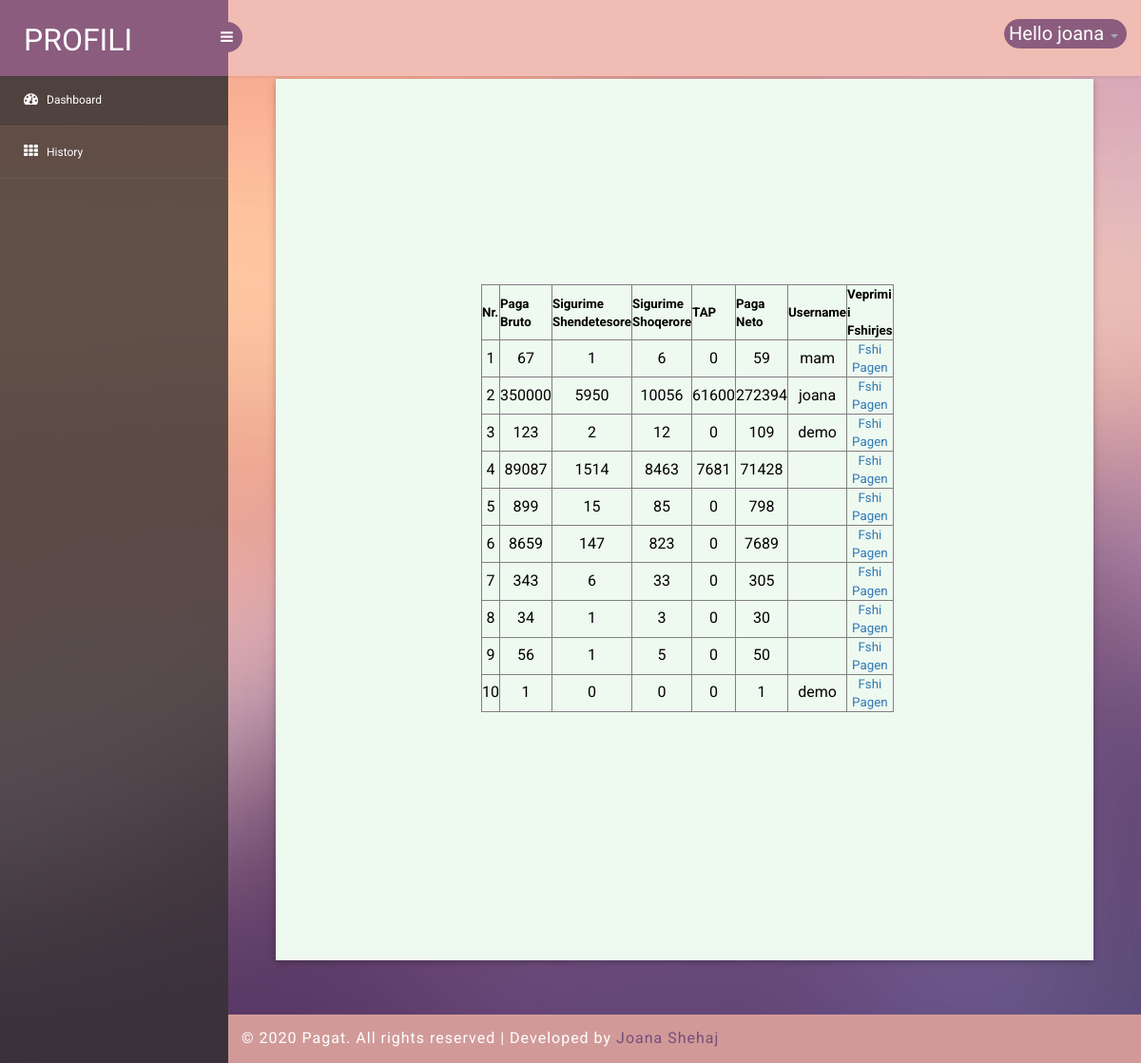
Page /Histori/Histori.php (signed in) on the committed database.
### tables this page shows
CREATE TABLE `llogaritjet` (
  `Id_paga` int(15) NOT NULL,
  `Paga_Bruto` int(50) NOT NULL,
  `Sigurime_Shendetesore` int(15) NOT NULL,
  `Sigurime_Shoqerore` int(15) NOT NULL,
  `TAP` int(15) NOT NULL,
  `Paga_Neto` int(50) NOT NULL,
  `username` varchar(50) NOT NULL
);

### Histori/Histori.php (the view, shortened to what this page needs)
<!DOCTYPE html>
<head>
<link rel="stylesheet" href="css/bootstrap.min.css" >
<link href="css/style.css" rel='stylesheet' type='text/css' />
<link href="css/style-responsive.css" rel="stylesheet"/>
<link rel="stylesheet" href="css/font.css" type="text/css"/>
<link href="css/font-awesome.css" rel="stylesheet">
<link rel="stylesheet" href="css/morris.css" type="text/css"/>
<link rel="stylesheet" href="css/monthly.css">
</head>
<body>
<form action="" method="Post">
<section id="container">
<header class="header fixed-top clearfix">
<div class="brand">
<a href="#" class="logo">
Profili
</a>
<div class="sidebar-toggle-box">
<div class="fa fa-bars"></div>
</div>
</div>
<div class="top-nav clearfix">
<ul class="nav pull-right top-menu">
<li class="dropdown">
<a data-toggle="dropdown" class="dropdown-toggle" href="#">
<span class="username" style="font-size: 20px;">
<?php
echo "Hello"." ".$_SESSION['username'];
?>
</span>
<b class="caret"></b>
</a>
</li>
</ul>
</div>
</header>
<aside>
<div id="sidebar" class="nav-collapse">
<div class="leftside-navigation">
<ul class="sidebar-menu" id="nav-accordion">
<li>
<a class="active" href="../index.php">
<i class="fa fa-dashboard"></i>
<span>Dashboard</span>
</a>
</li>
<li>
<?php
if($_SESSION['Tipi'] == 'Admin')
{
 echo ' <a href="Histori.php">
        <i class="fa fa-th"></i>
        <span>History</span>
        </a>';
}
?>
</li>
</ul>
</div>
</div>
</aside>
<section id="main-content">
<section class="wrapper">
<div class="row">
<div class="panel-body">
<div class="col-md-12 w3ls-graph">
<div class="agileinfo-grap">
<?php
$servername = "localhost";
$username = "root";
$password = "";
$dbname = "paga";
$conn = mysqli_connect($servername, $username, $password, $dbname);
$query = "Select * FROM llogaritjet";
$sql = mysqli_query($conn, $query);
echo "<table border='1' color:black align='center'>";
echo "<tr align='center'>
    <th style='color:black;font-size:smaller;'> Nr. </th>
    <th style='color:black;font-size:smaller;'>Paga Bruto</th>
    <th style='color:black;font-size:smaller;'> Sigurime Shendetesore </th>
    <th style='color:black;font-size:smaller;'> Sigurime Shoqerore</th>
    <th style='color:black;font-size:smaller;'>TAP</th>
    <th style='color:black;font-size:smaller;'>Paga Neto</th>
    <th style='color:black;font-size:smaller;'>Username</th>
    <th style='color:black;font-size:smaller;'>Veprimi i Fshirjes</th>
    </tr>";
$i=0;
while($row = mysqli_fetch_array($sql)){
    echo "<tr align='center'>
        <td style='color:black'>".++$i."</td>
        <td style='color:black'>".$row["Paga_Bruto"]."</td>
        <td style='color:black'>".$row["Sigurime_Shendetesore"]."</td>
        <td style='color:black'>".$row["Sigurime_Shoqerore"]."</td>
        <td style='color:black'>".$row["TAP"]."</td>
        <td style='color:black'>".$row["Paga_Neto"]."</td>
        <td style='color:black'>".$row["username"]."</td>
        <td style='color:black;font-size:smaller;'><a href='../Fshi/fshi.php?Id=".$row[0]."'>Fshi Pagen</td>
<tr>";
}
echo "</table>";
?>
    <br>
    <br>
</div>
</div>
</div>
</div>
</section>
<div class="footer">
<div class="wthree-copyright">
<p>© 2020 Pagat. All rights reserved | Developed by <a href="https://www.facebook.com/">Joana Shehaj</a></p>
</div>
</div>
</section>
</section>
</form>
</body>
</html>

### Histori/css/style.css (style rules this page uses)
ul, ol { margin: 0; }
p { margin: 0; }
html, body { font-family: 'Roboto', sans-serif; font-size: 100%; overflow-x: hidden; background: url(../images/bg.jpg) no-repeat 0px 0px; background-size:cover; }
body a { transition: 0.5s all ease; -webkit-transition: 0.5s all ease; -moz-transition: 0.5s all ease; -o-transition: 0.5s all ease; -ms-transition: 0.5s all ease; text-decoration:none; }
p { margin:0; }
ul,label { margin:0; padding:0; }
#sidebar { width:240px; height:100%; position:fixed; background:rgba(52, 48, 48, 0.78); -webkit-transition:all .3s ease-in-out; -moz-transition:all .3s ease-in-out; -o-transition:all .3s ease-in-out; transition:all .3s ease-in-out; }
#sidebar ul li { position: relative; }
.leftside-navigation,.right-stat-bar { height: 100%; }
ul.sidebar-menu,ul.sidebar-menu li ul.sub { margin:-2px 0 0; padding:0; }
ul.sidebar-menu { padding-top:80px; }
ul.sidebar-menu li { border-bottom:1px solid rgba(255,255,255,0.05); }
ul.sidebar-menu li a span { display:inline-block; }
ul.sidebar-menu li a { color:#fff; text-decoration:none; display:block; padding:18px 0 18px 25px; font-size:12px; outline:none; -webkit-transition:all 0.3s ease; -moz-transition:all 0.3s ease; -o-transition:all 0.3s ease; -ms-transition:all 0.3s ease; transition:all 0.3s ease; }
ul.sidebar-menu li a.active, ul.sidebar-menu li a:hover, ul.sidebar-menu li a:focus { background: rgba(40, 40, 46, 0.28); color: #fff; display: block; -webkit-transition: all 0.3s ease; -moz-transition: all 0.3s ease; -o-transition: all 0.3s ease; -ms-transition: all 0.3s ease; transition: all 0.3s ease; }
ul.sidebar-menu li a i { font-size:15px; padding-right:6px; }
ul.sidebar-menu li a.active i { color:#fff; }
#main-content { margin-left:240px; -webkit-transition:all .3s ease-in-out; -moz-transition:all .3s ease-in-out; -o-transition:all .3s ease-in-out; transition:all .3s ease-in-out; }
.footer { background: #d19a98; padding: 14px; }
.footer p { color: #fff; letter-spacing: 1px; }
.footer p a { color: #744e7d; }
.header { left:0; right:0; z-index:1002; background:rgb(240, 188, 180); -webkit-transition:all .3s ease-in-out; -moz-transition:all .3s ease-in-out; -o-transition:all .3s ease-in-out; transition:all .3s ease-in-out; }
.fixed-top { position:fixed; box-shadow:1px 0 3px rgba(0,0,0,.15); }
.wrapper { display:inline-block; margin-top:33px; padding:35px; width:100%; }
.brand { background:#8b5c7e; float:left; width:240px; height:80px; position:relative; }
a.logo { font-size:32px; color:#fff; float:left; margin:20px 0 0 25px; text-transform:uppercase; }
#top_menu .nav>li,ul.top-menu>li { float:left; }
ul.top-menu { margin-right:15px; margin-top: 0; }
ul.top-menu > li > a { color: #fff; font-size: 16px; background: #8b5c7e; padding: 4px 8px; margin-right: 15px; border-radius: 50%; -webkit-border-radius: 50%; padding-right: 8px !important; }
.top-nav { margin-top:20px; }
.top-nav .username { font-size:13px; color:#fff; }
.top-nav ul.top-menu>li>a { border-radius: 100px; -webkit-border-radius: 100px; padding: 0px; background: none; margin-right: 0; border: 1px solid #8b5c7e; background: #8b5c7e; }
.top-nav ul.top-menu>li { margin-left:10px; }
.top-nav .nav .caret { border-bottom-color:#A4AABA; border-top-color:#A4AABA; }
.sidebar-toggle-box { float:left; margin-top:23px; margin-left:-15px; background:#8b5c7e; border-radius:50%; -webkit-border-radius:50%; width:32px; height:32px; position:absolute; right:-15px; }
.sidebar-toggle-box .fa-bars { cursor:pointer; display:inline-block; font-size:15px; padding:8px 8px 8px 9px; color:#fff; }
.agileinfo-grap { padding: 216px; background:rgb(238, 249, 240); box-shadow: 0 2px 5px 0 rgba(0, 0, 0, 0.16), 0 2px 10px 0 rgba(0, 0, 0, 0.12); }

### rows in the picture
llogaritjet: Paga_Bruto "67", Sigurime_Shendetesore "1", Sigurime_Shoqerore "6", TAP "0", Paga_Neto "59", username "mam"
llogaritjet: Paga_Bruto "350000", Sigurime_Shendetesore "5950", Sigurime_Shoqerore "10056", TAP "61600", Paga_Neto "272394", username "joana"
llogaritjet: Paga_Bruto "123", Sigurime_Shendetesore "2", Sigurime_Shoqerore "12", TAP "0", Paga_Neto "109", username "demo"
llogaritjet: Paga_Bruto "89087", Sigurime_Shendetesore "1514", Sigurime_Shoqerore "8463", TAP "7681", Paga_Neto "71428"
llogaritjet: Paga_Bruto "899", Sigurime_Shendetesore "15", Sigurime_Shoqerore "85", TAP "0", Paga_Neto "798"
llogaritjet: Paga_Bruto "8659", Sigurime_Shendetesore "147", Sigurime_Shoqerore "823", TAP "0", Paga_Neto "7689"
llogaritjet: Paga_Bruto "343", Sigurime_Shendetesore "6", Sigurime_Shoqerore "33", TAP "0", Paga_Neto "305"
llogaritjet: Paga_Bruto "34", Sigurime_Shendetesore "1", Sigurime_Shoqerore "3", TAP "0", Paga_Neto "30"
llogaritjet: Paga_Bruto "56", Sigurime_Shendetesore "1", Sigurime_Shoqerore "5", TAP "0", Paga_Neto "50"
llogaritjet: Paga_Bruto "1", Sigurime_Shendetesore "0", Sigurime_Shoqerore "0", TAP "0", Paga_Neto "1", username "demo"

### other values in the picture
$_SESSION['username'] "joana"
